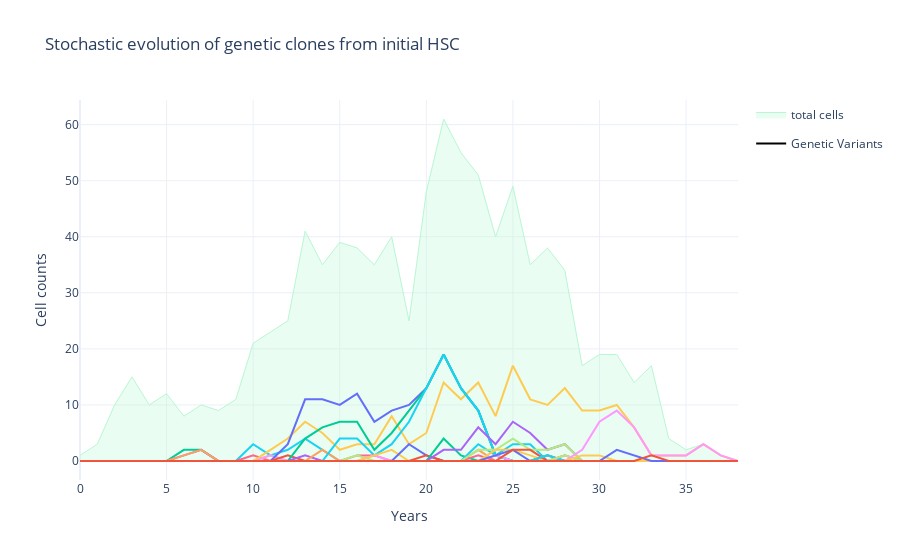

Notebook code for this chart:
### Code cell
filter_track = [clone for clone in clone_track if clone.shape[1]>1]


clone = filter_track[0]

filtered_clone = filter_clone (clone)
filtered_clone = delete_ghosts (filtered_clone)
mutations = filtered_clone[:,1:]
max_year = mutations.shape[0] -1

fig = go.Figure()
x = np.linspace(0, max_year, max_year+1)
# add jitter to mutations:
#mutations = mutations + np.random.normal(scale=0.5, size=mutations.shape)

# add_ total_cells
fig.add_trace(
    go.Scatter(x =x, y = filtered_clone[:,0], mode='lines', fill='tozeroy', fillcolor='rgba(184, 247, 212,0.3)',
               line=dict(width=1,color='rgb(184, 247, 212)'),
               name='total cells'))


fig.add_trace(
    go.Scatter(x=[0], y=[0],
               mode='lines',
               line=dict(color="Black"),
               name='Genetic Variants',
              # legendgroup_text='hola',
               legendgroup='Genetic variants'))

for col in range(mutations.shape[1]):
    fig.add_trace(
        go.Scatter(x=x, y=mutations[:, col], mode='lines', showlegend=False))


fig.update_layout(template='plotly_white',
                  title='Stochastic evolution of genetic clones from initial HSC',
                  xaxis_title='Years',
                  yaxis_title='Cell counts')
fig.write_image(path + 'single_cell_evolution.png', scale=5)
fig.show()

### Figure 1 — Plotly figure (JSON) as saved in the notebook; plotly's stock layout.template omitted (floating-point values rounded to 4 significant figures)
{"data": [{"fill": "tozeroy", "fillcolor": "rgba(184, 247, 212,0.3)", "line": {"color": "rgb(184, 247, 212)", "width": 1}, "mode": "lines", "name": "total cells", "type": "scatter", "x": [0, 1, 2, 3, 4, 5, 6, 7, 8, 9, 10, 11, 12, 13, 14, 15, 16, 17, 18, 19, 20, 21, 22, 23, 24, 25, 26, 27, 28, 29, 30, 31, 32, 33, 34, 35, 36, 37, 38], "y": [1, 3, 10, 15, 10, 12, 8, 10, 9, 11, 21, 23, 25, 41, 35, 39, 38, 35, 40, 25, 48, 61, 55, 51, 40, 49, 35, 38, 34, 17, 19, 19, 14, 17, 4, 2, 3, 1, 0]}, {"legendgroup": "Genetic variants", "line": {"color": "Black"}, "mode": "lines", "name": "Genetic Variants", "type": "scatter", "x": [0], "y": [0]}, {"mode": "lines", "showlegend": false, "type": "scatter", "x": [0, 1, 2, 3, 4, 5, 6, 7, 8, 9, 10, 11, 12, 13, 14, 15, 16, 17, 18, 19, 20, 21, 22, 23, 24, 25, 26, 27, 28, 29, 30, 31, 32, 33, 34, 35, 36, 37, 38], "y": [0, 0, 0, 0, 0, 0, 2, 2, 0, 0, 0, 0, 0, 0, 0, 0, 0, 0, 0, 0, 0, 0, 0, 0, 0, 0, 0, 0, 0, 0, 0, 0, 0, 0, 0, 0, 0, 0, 0]}, {"mode": "lines", "showlegend": false, "type": "scatter", "x": [0, 1, 2, 3, 4, 5, 6, 7, 8, 9, 10, 11, 12, 13, 14, 15, 16, 17, 18, 19, 20, 21, 22, 23, 24, 25, 26, 27, 28, 29, 30, 31, 32, 33, 34, 35, 36, 37, 38], "y": [0, 0, 0, 0, 0, 0, 1, 2, 0, 0, 0, 0, 0, 0, 0, 0, 0, 0, 0, 0, 0, 0, 0, 0, 0, 0, 0, 0, 0, 0, 0, 0, 0, 0, 0, 0, 0, 0, 0]}, {"mode": "lines", "showlegend": false, "type": "scatter", "x": [0, 1, 2, 3, 4, 5, 6, 7, 8, 9, 10, 11, 12, 13, 14, 15, 16, 17, 18, 19, 20, 21, 22, 23, 24, 25, 26, 27, 28, 29, 30, 31, 32, 33, 34, 35, 36, 37, 38], "y": [0, 0, 0, 0, 0, 0, 1, 2, 0, 0, 0, 0, 0, 0, 0, 0, 0, 0, 0, 0, 0, 0, 0, 0, 0, 0, 0, 0, 0, 0, 0, 0, 0, 0, 0, 0, 0, 0, 0]}, {"mode": "lines", "showlegend": false, "type": "scatter", "x": [0, 1, 2, 3, 4, 5, 6, 7, 8, 9, 10, 11, 12, 13, 14, 15, 16, 17, 18, 19, 20, 21, 22, 23, 24, 25, 26, 27, 28, 29, 30, 31, 32, 33, 34, 35, 36, 37, 38], "y": [0, 0, 0, 0, 0, 0, 0, 0, 0, 0, 3, 1, 2, 4, 2, 0, 0, 0, 0, 0, 0, 0, 0, 0, 0, 0, 0, 0, 0, 0, 0, 0, 0, 0, 0, 0, 0, 0, 0]}, {"mode": "lines", "showlegend": false, "type": "scatter", "x": [0, 1, 2, 3, 4, 5, 6, 7, 8, 9, 10, 11, 12, 13, 14, 15, 16, 17, 18, 19, 20, 21, 22, 23, 24, 25, 26, 27, 28, 29, 30, 31, 32, 33, 34, 35, 36, 37, 38], "y": [0, 0, 0, 0, 0, 0, 0, 0, 0, 0, 1, 0, 0, 0, 0, 0, 0, 0, 0, 0, 0, 0, 0, 0, 0, 0, 0, 0, 0, 0, 0, 0, 0, 0, 0, 0, 0, 0, 0]}, {"mode": "lines", "showlegend": false, "type": "scatter", "x": [0, 1, 2, 3, 4, 5, 6, 7, 8, 9, 10, 11, 12, 13, 14, 15, 16, 17, 18, 19, 20, 21, 22, 23, 24, 25, 26, 27, 28, 29, 30, 31, 32, 33, 34, 35, 36, 37, 38], "y": [0, 0, 0, 0, 0, 0, 0, 0, 0, 0, 0, 1, 0, 0, 0, 0, 0, 0, 0, 0, 0, 0, 0, 0, 0, 0, 0, 0, 0, 0, 0, 0, 0, 0, 0, 0, 0, 0, 0]}, {"mode": "lines", "showlegend": false, "type": "scatter", "x": [0, 1, 2, 3, 4, 5, 6, 7, 8, 9, 10, 11, 12, 13, 14, 15, 16, 17, 18, 19, 20, 21, 22, 23, 24, 25, 26, 27, 28, 29, 30, 31, 32, 33, 34, 35, 36, 37, 38], "y": [0, 0, 0, 0, 0, 0, 0, 0, 0, 0, 0, 1, 0, 0, 0, 0, 0, 0, 0, 0, 0, 0, 0, 0, 0, 0, 0, 0, 0, 0, 0, 0, 0, 0, 0, 0, 0, 0, 0]}, {"mode": "lines", "showlegend": false, "type": "scatter", "x": [0, 1, 2, 3, 4, 5, 6, 7, 8, 9, 10, 11, 12, 13, 14, 15, 16, 17, 18, 19, 20, 21, 22, 23, 24, 25, 26, 27, 28, 29, 30, 31, 32, 33, 34, 35, 36, 37, 38], "y": [0, 0, 0, 0, 0, 0, 0, 0, 0, 0, 0, 2, 4, 7, 5, 2, 3, 3, 8, 3, 5, 14, 11, 14, 8, 17, 11, 10, 13, 9, 9, 10, 6, 1, 1, 1, 3, 1, 0]}, {"mode": "lines", "showlegend": false, "type": "scatter", "x": [0, 1, 2, 3, 4, 5, 6, 7, 8, 9, 10, 11, 12, 13, 14, 15, 16, 17, 18, 19, 20, 21, 22, 23, 24, 25, 26, 27, 28, 29, 30, 31, 32, 33, 34, 35, 36, 37, 38], "y": [0, 0, 0, 0, 0, 0, 0, 0, 0, 0, 0, 0, 3, 11, 11, 10, 12, 7, 9, 10, 13, 19, 13, 9, 1, 0, 0, 0, 0, 0, 0, 0, 0, 0, 0, 0, 0, 0, 0]}, {"mode": "lines", "showlegend": false, "type": "scatter", "x": [0, 1, 2, 3, 4, 5, 6, 7, 8, 9, 10, 11, 12, 13, 14, 15, 16, 17, 18, 19, 20, 21, 22, 23, 24, 25, 26, 27, 28, 29, 30, 31, 32, 33, 34, 35, 36, 37, 38], "y": [0, 0, 0, 0, 0, 0, 0, 0, 0, 0, 0, 0, 1, 0, 0, 0, 0, 0, 0, 0, 0, 0, 0, 0, 0, 0, 0, 0, 0, 0, 0, 0, 0, 0, 0, 0, 0, 0, 0]}, {"mode": "lines", "showlegend": false, "type": "scatter", "x": [0, 1, 2, 3, 4, 5, 6, 7, 8, 9, 10, 11, 12, 13, 14, 15, 16, 17, 18, 19, 20, 21, 22, 23, 24, 25, 26, 27, 28, 29, 30, 31, 32, 33, 34, 35, 36, 37, 38], "y": [0, 0, 0, 0, 0, 0, 0, 0, 0, 0, 0, 0, 0, 4, 6, 7, 7, 2, 5, 9, 13, 19, 13, 9, 1, 0, 0, 0, 0, 0, 0, 0, 0, 0, 0, 0, 0, 0, 0]}, {"mode": "lines", "showlegend": false, "type": "scatter", "x": [0, 1, 2, 3, 4, 5, 6, 7, 8, 9, 10, 11, 12, 13, 14, 15, 16, 17, 18, 19, 20, 21, 22, 23, 24, 25, 26, 27, 28, 29, 30, 31, 32, 33, 34, 35, 36, 37, 38], "y": [0, 0, 0, 0, 0, 0, 0, 0, 0, 0, 0, 0, 0, 1, 0, 0, 0, 0, 0, 0, 0, 0, 0, 0, 0, 0, 0, 0, 0, 0, 0, 0, 0, 0, 0, 0, 0, 0, 0]}, {"mode": "lines", "showlegend": false, "type": "scatter", "x": [0, 1, 2, 3, 4, 5, 6, 7, 8, 9, 10, 11, 12, 13, 14, 15, 16, 17, 18, 19, 20, 21, 22, 23, 24, 25, 26, 27, 28, 29, 30, 31, 32, 33, 34, 35, 36, 37, 38], "y": [0, 0, 0, 0, 0, 0, 0, 0, 0, 0, 0, 0, 0, 0, 2, 0, 0, 0, 0, 0, 0, 0, 0, 0, 0, 0, 0, 0, 0, 0, 0, 0, 0, 0, 0, 0, 0, 0, 0]}, {"mode": "lines", "showlegend": false, "type": "scatter", "x": [0, 1, 2, 3, 4, 5, 6, 7, 8, 9, 10, 11, 12, 13, 14, 15, 16, 17, 18, 19, 20, 21, 22, 23, 24, 25, 26, 27, 28, 29, 30, 31, 32, 33, 34, 35, 36, 37, 38], "y": [0, 0, 0, 0, 0, 0, 0, 0, 0, 0, 0, 0, 0, 0, 0, 4, 4, 1, 3, 7, 13, 19, 13, 9, 1, 0, 0, 0, 0, 0, 0, 0, 0, 0, 0, 0, 0, 0, 0]}, {"mode": "lines", "showlegend": false, "type": "scatter", "x": [0, 1, 2, 3, 4, 5, 6, 7, 8, 9, 10, 11, 12, 13, 14, 15, 16, 17, 18, 19, 20, 21, 22, 23, 24, 25, 26, 27, 28, 29, 30, 31, 32, 33, 34, 35, 36, 37, 38], "y": [0, 0, 0, 0, 0, 0, 0, 0, 0, 0, 0, 0, 0, 0, 0, 0, 1, 1, 0, 0, 0, 0, 0, 0, 0, 0, 0, 0, 0, 0, 0, 0, 0, 0, 0, 0, 0, 0, 0]}, {"mode": "lines", "showlegend": false, "type": "scatter", "x": [0, 1, 2, 3, 4, 5, 6, 7, 8, 9, 10, 11, 12, 13, 14, 15, 16, 17, 18, 19, 20, 21, 22, 23, 24, 25, 26, 27, 28, 29, 30, 31, 32, 33, 34, 35, 36, 37, 38], "y": [0, 0, 0, 0, 0, 0, 0, 0, 0, 0, 0, 0, 0, 0, 0, 0, 1, 0, 0, 0, 0, 0, 0, 0, 0, 0, 0, 0, 0, 0, 0, 0, 0, 0, 0, 0, 0, 0, 0]}, {"mode": "lines", "showlegend": false, "type": "scatter", "x": [0, 1, 2, 3, 4, 5, 6, 7, 8, 9, 10, 11, 12, 13, 14, 15, 16, 17, 18, 19, 20, 21, 22, 23, 24, 25, 26, 27, 28, 29, 30, 31, 32, 33, 34, 35, 36, 37, 38], "y": [0, 0, 0, 0, 0, 0, 0, 0, 0, 0, 0, 0, 0, 0, 0, 0, 0, 1, 0, 0, 0, 0, 0, 0, 0, 0, 0, 0, 0, 0, 0, 0, 0, 0, 0, 0, 0, 0, 0]}, {"mode": "lines", "showlegend": false, "type": "scatter", "x": [0, 1, 2, 3, 4, 5, 6, 7, 8, 9, 10, 11, 12, 13, 14, 15, 16, 17, 18, 19, 20, 21, 22, 23, 24, 25, 26, 27, 28, 29, 30, 31, 32, 33, 34, 35, 36, 37, 38], "y": [0, 0, 0, 0, 0, 0, 0, 0, 0, 0, 0, 0, 0, 0, 0, 0, 0, 1, 2, 0, 0, 0, 0, 0, 0, 0, 0, 0, 0, 0, 0, 0, 0, 0, 0, 0, 0, 0, 0]}, {"mode": "lines", "showlegend": false, "type": "scatter", "x": [0, 1, 2, 3, 4, 5, 6, 7, 8, 9, 10, 11, 12, 13, 14, 15, 16, 17, 18, 19, 20, 21, 22, 23, 24, 25, 26, 27, 28, 29, 30, 31, 32, 33, 34, 35, 36, 37, 38], "y": [0, 0, 0, 0, 0, 0, 0, 0, 0, 0, 0, 0, 0, 0, 0, 0, 0, 0, 0, 3, 1, 0, 0, 0, 0, 0, 0, 0, 0, 0, 0, 0, 0, 0, 0, 0, 0, 0, 0]}, {"mode": "lines", "showlegend": false, "type": "scatter", "x": [0, 1, 2, 3, 4, 5, 6, 7, 8, 9, 10, 11, 12, 13, 14, 15, 16, 17, 18, 19, 20, 21, 22, 23, 24, 25, 26, 27, 28, 29, 30, 31, 32, 33, 34, 35, 36, 37, 38], "y": [0, 0, 0, 0, 0, 0, 0, 0, 0, 0, 0, 0, 0, 0, 0, 0, 0, 0, 0, 0, 1, 0, 0, 0, 0, 0, 0, 0, 0, 0, 0, 0, 0, 0, 0, 0, 0, 0, 0]}, {"mode": "lines", "showlegend": false, "type": "scatter", "x": [0, 1, 2, 3, 4, 5, 6, 7, 8, 9, 10, 11, 12, 13, 14, 15, 16, 17, 18, 19, 20, 21, 22, 23, 24, 25, 26, 27, 28, 29, 30, 31, 32, 33, 34, 35, 36, 37, 38], "y": [0, 0, 0, 0, 0, 0, 0, 0, 0, 0, 0, 0, 0, 0, 0, 0, 0, 0, 0, 0, 0, 4, 1, 0, 0, 0, 0, 0, 0, 0, 0, 0, 0, 0, 0, 0, 0, 0, 0]}, {"mode": "lines", "showlegend": false, "type": "scatter", "x": [0, 1, 2, 3, 4, 5, 6, 7, 8, 9, 10, 11, 12, 13, 14, 15, 16, 17, 18, 19, 20, 21, 22, 23, 24, 25, 26, 27, 28, 29, 30, 31, 32, 33, 34, 35, 36, 37, 38], "y": [0, 0, 0, 0, 0, 0, 0, 0, 0, 0, 0, 0, 0, 0, 0, 0, 0, 0, 0, 0, 0, 2, 2, 6, 3, 7, 5, 2, 3, 0, 0, 0, 0, 0, 0, 0, 0, 0, 0]}, {"mode": "lines", "showlegend": false, "type": "scatter", "x": [0, 1, 2, 3, 4, 5, 6, 7, 8, 9, 10, 11, 12, 13, 14, 15, 16, 17, 18, 19, 20, 21, 22, 23, 24, 25, 26, 27, 28, 29, 30, 31, 32, 33, 34, 35, 36, 37, 38], "y": [0, 0, 0, 0, 0, 0, 0, 0, 0, 0, 0, 0, 0, 0, 0, 0, 0, 0, 0, 0, 0, 0, 0, 2, 0, 0, 0, 0, 0, 0, 0, 0, 0, 0, 0, 0, 0, 0, 0]}, {"mode": "lines", "showlegend": false, "type": "scatter", "x": [0, 1, 2, 3, 4, 5, 6, 7, 8, 9, 10, 11, 12, 13, 14, 15, 16, 17, 18, 19, 20, 21, 22, 23, 24, 25, 26, 27, 28, 29, 30, 31, 32, 33, 34, 35, 36, 37, 38], "y": [0, 0, 0, 0, 0, 0, 0, 0, 0, 0, 0, 0, 0, 0, 0, 0, 0, 0, 0, 0, 0, 0, 0, 3, 1, 3, 3, 0, 0, 0, 0, 0, 0, 0, 0, 0, 0, 0, 0]}, {"mode": "lines", "showlegend": false, "type": "scatter", "x": [0, 1, 2, 3, 4, 5, 6, 7, 8, 9, 10, 11, 12, 13, 14, 15, 16, 17, 18, 19, 20, 21, 22, 23, 24, 25, 26, 27, 28, 29, 30, 31, 32, 33, 34, 35, 36, 37, 38], "y": [0, 0, 0, 0, 0, 0, 0, 0, 0, 0, 0, 0, 0, 0, 0, 0, 0, 0, 0, 0, 0, 0, 0, 1, 0, 0, 0, 0, 0, 0, 0, 0, 0, 0, 0, 0, 0, 0, 0]}, {"mode": "lines", "showlegend": false, "type": "scatter", "x": [0, 1, 2, 3, 4, 5, 6, 7, 8, 9, 10, 11, 12, 13, 14, 15, 16, 17, 18, 19, 20, 21, 22, 23, 24, 25, 26, 27, 28, 29, 30, 31, 32, 33, 34, 35, 36, 37, 38], "y": [0, 0, 0, 0, 0, 0, 0, 0, 0, 0, 0, 0, 0, 0, 0, 0, 0, 0, 0, 0, 0, 0, 0, 2, 2, 4, 2, 2, 3, 0, 0, 0, 0, 0, 0, 0, 0, 0, 0]}, {"mode": "lines", "showlegend": false, "type": "scatter", "x": [0, 1, 2, 3, 4, 5, 6, 7, 8, 9, 10, 11, 12, 13, 14, 15, 16, 17, 18, 19, 20, 21, 22, 23, 24, 25, 26, 27, 28, 29, 30, 31, 32, 33, 34, 35, 36, 37, 38], "y": [0, 0, 0, 0, 0, 0, 0, 0, 0, 0, 0, 0, 0, 0, 0, 0, 0, 0, 0, 0, 0, 0, 0, 0, 1, 0, 0, 0, 0, 0, 0, 0, 0, 0, 0, 0, 0, 0, 0]}, {"mode": "lines", "showlegend": false, "type": "scatter", "x": [0, 1, 2, 3, 4, 5, 6, 7, 8, 9, 10, 11, 12, 13, 14, 15, 16, 17, 18, 19, 20, 21, 22, 23, 24, 25, 26, 27, 28, 29, 30, 31, 32, 33, 34, 35, 36, 37, 38], "y": [0, 0, 0, 0, 0, 0, 0, 0, 0, 0, 0, 0, 0, 0, 0, 0, 0, 0, 0, 0, 0, 0, 0, 0, 2, 2, 1, 0, 0, 0, 0, 0, 0, 0, 0, 0, 0, 0, 0]}, {"mode": "lines", "showlegend": false, "type": "scatter", "x": [0, 1, 2, 3, 4, 5, 6, 7, 8, 9, 10, 11, 12, 13, 14, 15, 16, 17, 18, 19, 20, 21, 22, 23, 24, 25, 26, 27, 28, 29, 30, 31, 32, 33, 34, 35, 36, 37, 38], "y": [0, 0, 0, 0, 0, 0, 0, 0, 0, 0, 0, 0, 0, 0, 0, 0, 0, 0, 0, 0, 0, 0, 0, 0, 1, 2, 0, 0, 0, 0, 0, 0, 0, 0, 0, 0, 0, 0, 0]}, {"mode": "lines", "showlegend": false, "type": "scatter", "x": [0, 1, 2, 3, 4, 5, 6, 7, 8, 9, 10, 11, 12, 13, 14, 15, 16, 17, 18, 19, 20, 21, 22, 23, 24, 25, 26, 27, 28, 29, 30, 31, 32, 33, 34, 35, 36, 37, 38], "y": [0, 0, 0, 0, 0, 0, 0, 0, 0, 0, 0, 0, 0, 0, 0, 0, 0, 0, 0, 0, 0, 0, 0, 0, 0, 2, 2, 0, 0, 0, 0, 0, 0, 0, 0, 0, 0, 0, 0]}, {"mode": "lines", "showlegend": false, "type": "scatter", "x": [0, 1, 2, 3, 4, 5, 6, 7, 8, 9, 10, 11, 12, 13, 14, 15, 16, 17, 18, 19, 20, 21, 22, 23, 24, 25, 26, 27, 28, 29, 30, 31, 32, 33, 34, 35, 36, 37, 38], "y": [0, 0, 0, 0, 0, 0, 0, 0, 0, 0, 0, 0, 0, 0, 0, 0, 0, 0, 0, 0, 0, 0, 0, 0, 0, 0, 0, 1, 0, 0, 0, 0, 0, 0, 0, 0, 0, 0, 0]}, {"mode": "lines", "showlegend": false, "type": "scatter", "x": [0, 1, 2, 3, 4, 5, 6, 7, 8, 9, 10, 11, 12, 13, 14, 15, 16, 17, 18, 19, 20, 21, 22, 23, 24, 25, 26, 27, 28, 29, 30, 31, 32, 33, 34, 35, 36, 37, 38], "y": [0, 0, 0, 0, 0, 0, 0, 0, 0, 0, 0, 0, 0, 0, 0, 0, 0, 0, 0, 0, 0, 0, 0, 0, 0, 0, 0, 1, 0, 0, 0, 0, 0, 0, 0, 0, 0, 0, 0]}, {"mode": "lines", "showlegend": false, "type": "scatter", "x": [0, 1, 2, 3, 4, 5, 6, 7, 8, 9, 10, 11, 12, 13, 14, 15, 16, 17, 18, 19, 20, 21, 22, 23, 24, 25, 26, 27, 28, 29, 30, 31, 32, 33, 34, 35, 36, 37, 38], "y": [0, 0, 0, 0, 0, 0, 0, 0, 0, 0, 0, 0, 0, 0, 0, 0, 0, 0, 0, 0, 0, 0, 0, 0, 0, 0, 0, 1, 0, 0, 0, 0, 0, 0, 0, 0, 0, 0, 0]}, {"mode": "lines", "showlegend": false, "type": "scatter", "x": [0, 1, 2, 3, 4, 5, 6, 7, 8, 9, 10, 11, 12, 13, 14, 15, 16, 17, 18, 19, 20, 21, 22, 23, 24, 25, 26, 27, 28, 29, 30, 31, 32, 33, 34, 35, 36, 37, 38], "y": [0, 0, 0, 0, 0, 0, 0, 0, 0, 0, 0, 0, 0, 0, 0, 0, 0, 0, 0, 0, 0, 0, 0, 0, 0, 0, 0, 1, 0, 0, 0, 0, 0, 0, 0, 0, 0, 0, 0]}, {"mode": "lines", "showlegend": false, "type": "scatter", "x": [0, 1, 2, 3, 4, 5, 6, 7, 8, 9, 10, 11, 12, 13, 14, 15, 16, 17, 18, 19, 20, 21, 22, 23, 24, 25, 26, 27, 28, 29, 30, 31, 32, 33, 34, 35, 36, 37, 38], "y": [0, 0, 0, 0, 0, 0, 0, 0, 0, 0, 0, 0, 0, 0, 0, 0, 0, 0, 0, 0, 0, 0, 0, 0, 0, 0, 0, 0, 1, 0, 0, 0, 0, 0, 0, 0, 0, 0, 0]}, {"mode": "lines", "showlegend": false, "type": "scatter", "x": [0, 1, 2, 3, 4, 5, 6, 7, 8, 9, 10, 11, 12, 13, 14, 15, 16, 17, 18, 19, 20, 21, 22, 23, 24, 25, 26, 27, 28, 29, 30, 31, 32, 33, 34, 35, 36, 37, 38], "y": [0, 0, 0, 0, 0, 0, 0, 0, 0, 0, 0, 0, 0, 0, 0, 0, 0, 0, 0, 0, 0, 0, 0, 0, 0, 0, 0, 0, 1, 0, 0, 0, 0, 0, 0, 0, 0, 0, 0]}, {"mode": "lines", "showlegend": false, "type": "scatter", "x": [0, 1, 2, 3, 4, 5, 6, 7, 8, 9, 10, 11, 12, 13, 14, 15, 16, 17, 18, 19, 20, 21, 22, 23, 24, 25, 26, 27, 28, 29, 30, 31, 32, 33, 34, 35, 36, 37, 38], "y": [0, 0, 0, 0, 0, 0, 0, 0, 0, 0, 0, 0, 0, 0, 0, 0, 0, 0, 0, 0, 0, 0, 0, 0, 0, 0, 0, 0, 0, 2, 7, 9, 6, 1, 1, 1, 3, 1, 0]}, {"mode": "lines", "showlegend": false, "type": "scatter", "x": [0, 1, 2, 3, 4, 5, 6, 7, 8, 9, 10, 11, 12, 13, 14, 15, 16, 17, 18, 19, 20, 21, 22, 23, 24, 25, 26, 27, 28, 29, 30, 31, 32, 33, 34, 35, 36, 37, 38], "y": [0, 0, 0, 0, 0, 0, 0, 0, 0, 0, 0, 0, 0, 0, 0, 0, 0, 0, 0, 0, 0, 0, 0, 0, 0, 0, 0, 0, 0, 1, 1, 0, 0, 0, 0, 0, 0, 0, 0]}, {"mode": "lines", "showlegend": false, "type": "scatter", "x": [0, 1, 2, 3, 4, 5, 6, 7, 8, 9, 10, 11, 12, 13, 14, 15, 16, 17, 18, 19, 20, 21, 22, 23, 24, 25, 26, 27, 28, 29, 30, 31, 32, 33, 34, 35, 36, 37, 38], "y": [0, 0, 0, 0, 0, 0, 0, 0, 0, 0, 0, 0, 0, 0, 0, 0, 0, 0, 0, 0, 0, 0, 0, 0, 0, 0, 0, 0, 0, 0, 0, 2, 1, 0, 0, 0, 0, 0, 0]}, {"mode": "lines", "showlegend": false, "type": "scatter", "x": [0, 1, 2, 3, 4, 5, 6, 7, 8, 9, 10, 11, 12, 13, 14, 15, 16, 17, 18, 19, 20, 21, 22, 23, 24, 25, 26, 27, 28, 29, 30, 31, 32, 33, 34, 35, 36, 37, 38], "y": [0, 0, 0, 0, 0, 0, 0, 0, 0, 0, 0, 0, 0, 0, 0, 0, 0, 0, 0, 0, 0, 0, 0, 0, 0, 0, 0, 0, 0, 0, 0, 0, 0, 1, 0, 0, 0, 0, 0]}], "layout": {"title": {"text": "Stochastic evolution of genetic clones from initial HSC"}, "xaxis": {"title": {"text": "Years"}}, "yaxis": {"title": {"text": "Cell counts"}}}}
